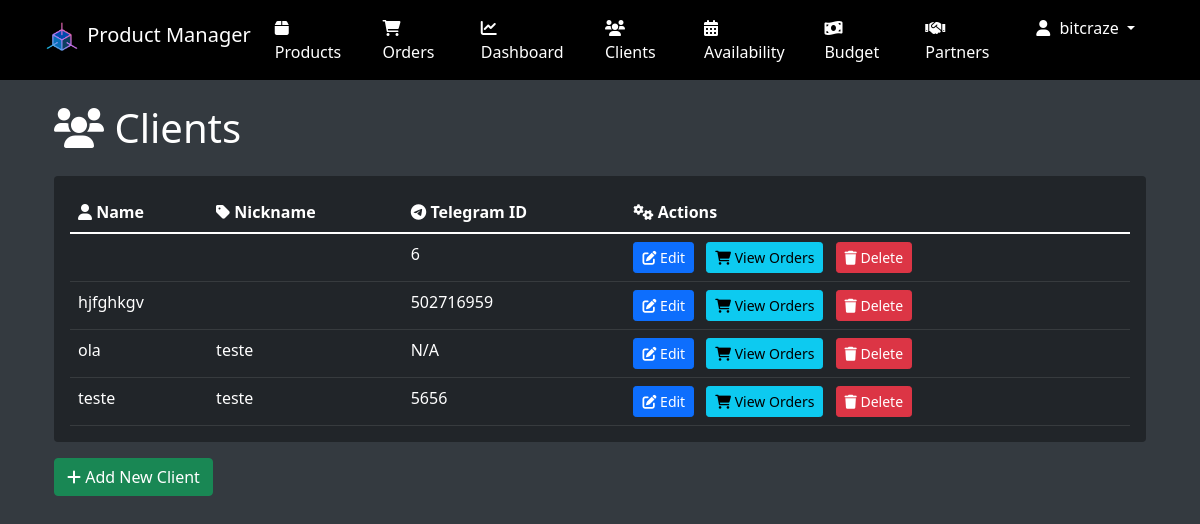
Page /clients/ (signed in) on the earlier database version.
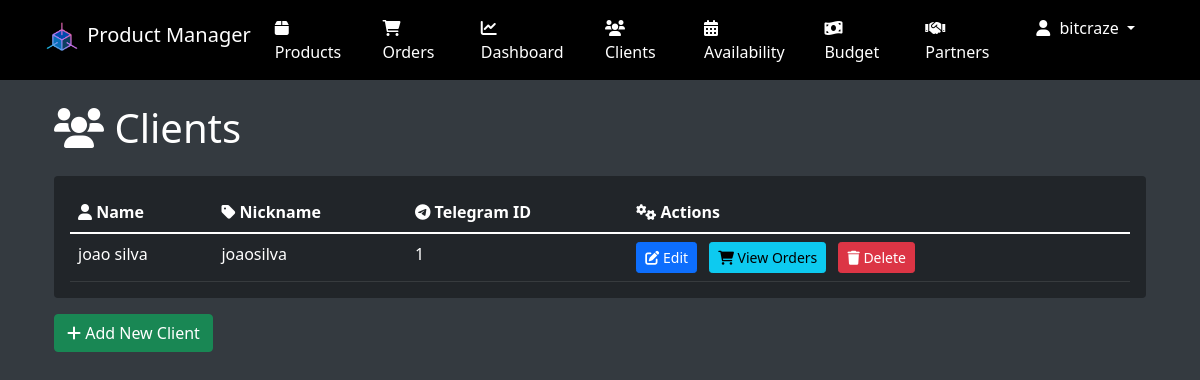
Same page on the later database version.
### clients/models.py (models this page shows, shortened)
class Client(models.Model):
    nickname = models.CharField(max_length=100, blank=True)
    name = models.CharField(max_length=200, blank=True)
    telegram_id = models.PositiveIntegerField(unique=True, null=True, blank=True)
    description = models.TextField(blank=True)
    treatment_preferences = models.TextField(blank=True)
    address = models.CharField(max_length=200, blank=True)
    class Meta:
        ordering = ['nickname', 'name', 'telegram_id']
        verbose_name = 'Client'
        verbose_name_plural = 'Clients'

### clients/views.py (the view)
# urls.py: path('', views.client_list, name='client-list'),
@user_passes_test(admin_check)
def client_list(request):
    clients = Client.objects.all()
    return render(request, 'clients/client_list.html', {'clients': clients})

### clients/views.py (called while the page is built)
def admin_check(user):
    return user.is_staff or user.is_superuser

### templates/clients/client_list.html (shortened to what this page needs)
{% extends 'base.html' %}
{% load static %}
{% block content %}
<div class="container mt-4">
    <h1 class="mb-4 text-white">
        <i class="fas fa-users"></i> Clients
    </h1>
    <div class="card bg-dark text-white">
        <div class="card-body">
            <table class="table table-dark table-hover">
                <thead>
                    <tr>
                        <th><i class="fas fa-user"></i> Name</th>
                        <th><i class="fas fa-tag"></i> Nickname</th>
                        <th><i class="fab fa-telegram"></i> Telegram ID</th>
                        <th><i class="fas fa-cogs"></i> Actions</th>
                    </tr>
                </thead>
                <tbody>
                    {% for client in clients %}
                    <tr>
                        <td>{{ client.name }}</td>
                        <td>{{ client.nickname }}</td>
                        <td>{{ client.telegram_id|default:"N/A" }}</td>
                        <td>
                            <a href="{% url 'clients:client-update' client.pk %}" class="btn btn-sm btn-primary me-2">
                                <i class="fas fa-edit"></i> Edit
                            </a>
                            <a href="{% url 'clients:passed-orders' client.pk %}" class="btn btn-sm btn-info me-2">
                                <i class="fas fa-shopping-cart"></i> View Orders
                            </a>
                            <form action="{% url 'clients:client-delete' client.pk %}" method="post" style="display:inline;">
                                <button type="submit" class="btn btn-sm btn-danger" onclick="return confirm('Are you sure you want to delete this client?')">
                                    <i class="fas fa-trash"></i> Delete
                                </button>
                            </form>
                        </td>
                    </tr>
                    {% empty %}
                    <tr>
                        <td colspan="4" class="text-center">No clients found.</td>
                    </tr>
                    {% endfor %}
                </tbody>
            </table>
        </div>
    </div>
    <div class="mt-3">
        <a href="{% url 'clients:client-create' %}" class="btn btn-success">
            <i class="fas fa-plus"></i> Add New Client
        </a>
    </div>
</div>
{% endblock %}

Differences in the rows shown:
removed Client: name "hjfghkgv", telegram_id "502716959"
removed Client: name "ola", nickname "teste", telegram_id "N/A"
removed Client: name "teste", nickname "teste", telegram_id "5656"
changed Client: name (not shown) → "joao silva"; nickname (not shown) → "joaosilva"; telegram_id "6" → "1"
